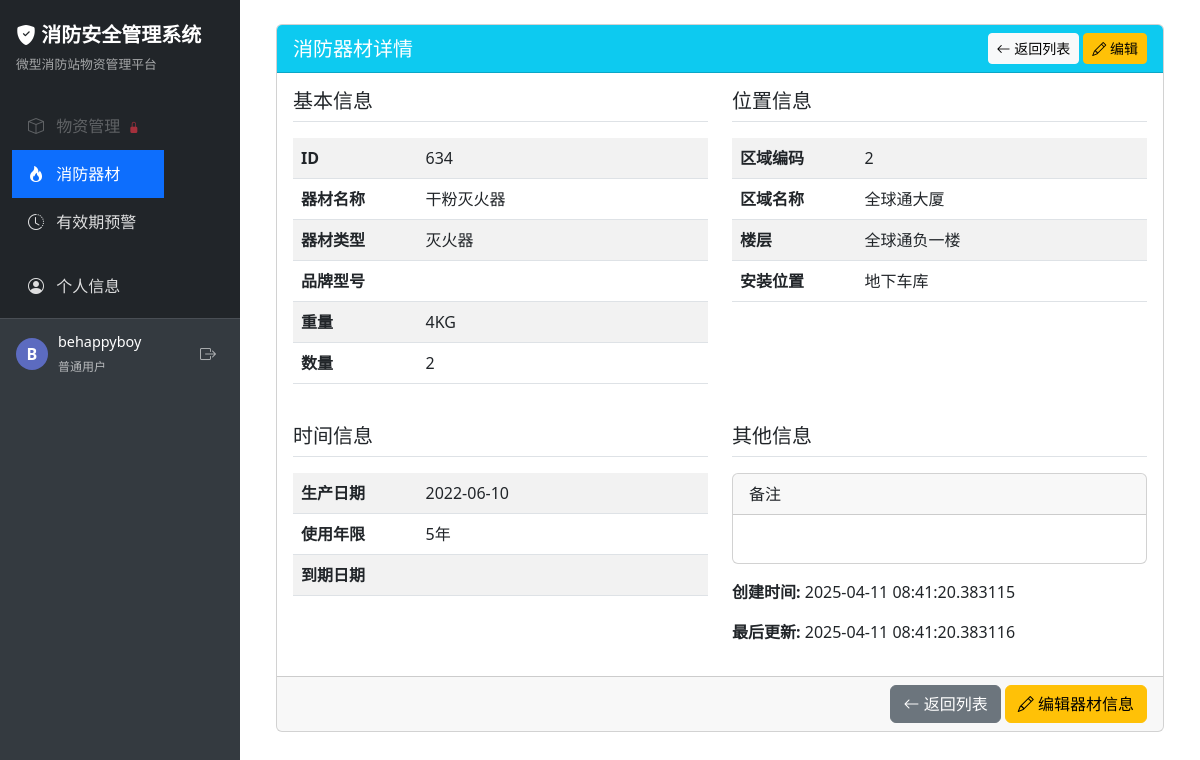
The app's page /equipment/detail/634 (signed in) with its own data.
### app/models/user.py (models this page shows, shortened)
class User(UserMixin, db.Model):
    __tablename__ = 'user'
    id = db.Column(db.Integer, primary_key=True)
    username = db.Column(db.String(80), unique=True, nullable=False)
    password_hash = db.Column(db.String(256), nullable=False)
    role = db.Column(db.String(20), default='user')  # admin 或 user
    is_active = db.Column(db.Boolean, default=True)  # 账号是否启用
    email = db.Column(db.String(120))  # 添加邮箱字段

### app/models/equipment.py (models this page shows, shortened)
class FireEquipment(db.Model):
    __tablename__ = 'fire_equipment'
    id = db.Column(db.Integer, primary_key=True)
    area_code = db.Column(db.Integer, nullable=False)  # 设备区域编码
    area_name = db.Column(db.String(50), nullable=True)   # 设备区域名称
    installation_floor = db.Column(db.String(50), nullable=False)  #楼层
    installation_location = db.Column(db.String(200), nullable=False)  # 安装位置
    equipment_type = db.Column(db.String(50), nullable=False)     # 器材类型
    equipment_name = db.Column(db.String(100), nullable=False)  # 器材名称
    model = db.Column(db.String(100), nullable=False)             # 品牌型号
    weight = db.Column(db.String(30), nullable=False)                  #重量
    quantity = db.Column(db.Integer, nullable=True)                  # 数量
    production_date = db.Column(db.Date, nullable=True)          # 生产日期
    service_life = db.Column(db.String(30), nullable=False)        #使用年限
    expiration_date = db.Column(db.String(50), nullable=False)        # 到期日期
    remark = db.Column(db.Text, nullable=False)                   # 备注
    created_at = db.Column(db.DateTime, default=datetime.utcnow) # 创建时间
    updated_at = db.Column(db.DateTime, default=datetime.utcnow,
                           onupdate=datetime.utcnow)             # 更新时间

### app/routes/equipment.py (the view)
@equipment_bp.route('/detail/<int:equipment_id>')
@login_required
def detail(equipment_id):
    try:
        equipment = FireEquipment.query.get_or_404(equipment_id)
        if current_user.role != 'admin':
            permission = Permission.query.filter_by(
                user_id=current_user.id,
                area_id=str(equipment.area_code),
                operation_type='灭火器和呼吸器',
                can_view=True
            ).first()
            if not permission:
                flash('您没有权限查看此消防器材详情', 'danger')
                return redirect(url_for('equipment.index'))
        return render_template('equipment/detail.html', equipment=equipment)
    except Exception as e:
        flash(f'查看器材详情时出错: {str(e)}', 'danger')
        return redirect(url_for('equipment.index'))

### app/templates/equipment/detail.html (shortened to what this page needs)
{% extends 'base.html' %}
{% block content %}
<div class="container">
    <div class="row">
        <div class="col-md-12">
            <div class="card">
                <div class="card-header bg-info text-white d-flex justify-content-between align-items-center">
                    <h5 class="card-title mb-0">消防器材详情</h5>
                    <div>
                        <a href="{{ url_for('equipment.index') }}" class="btn btn-sm btn-light">
                            <i class="bi bi-arrow-left"></i> 返回列表
                        </a>
                        <a href="{{ url_for('equipment.edit', equipment_id=equipment.id) }}" class="btn btn-sm btn-warning">
                            <i class="bi bi-pencil"></i> 编辑
                        </a>
                    </div>
                </div>
                <div class="card-body">
                    <div class="row mb-4">
                        <div class="col-md-6">
                            <h5 class="border-bottom pb-2 mb-3">基本信息</h5>
                            <table class="table table-striped">
                                <tbody>
                                    <tr>
                                        <th width="30%">ID</th>
                                        <td>{{ equipment.id }}</td>
                                    </tr>
                                    <tr>
                                        <th>器材名称</th>
                                        <td>{{ equipment.equipment_name }}</td>
                                    </tr>
                                    <tr>
                                        <th>器材类型</th>
                                        <td>{{ equipment.equipment_type }}</td>
                                    </tr>
                                    <tr>
                                        <th>品牌型号</th>
                                        <td>{{ equipment.model }}</td>
                                    </tr>
                                    <tr>
                                        <th>重量</th>
                                        <td>{{ equipment.weight }}</td>
                                    </tr>
                                    <tr>
                                        <th>数量</th>
                                        <td>{{ equipment.quantity }}</td>
                                    </tr>
                                </tbody>
                            </table>
                        </div>
                        <div class="col-md-6">
                            <h5 class="border-bottom pb-2 mb-3">位置信息</h5>
                            <table class="table table-striped">
                                <tbody>
                                    <tr>
                                        <th width="30%">区域编码</th>
                                        <td>{{ equipment.area_code }}</td>
                                    </tr>
                                    <tr>
                                        <th>区域名称</th>
                                        <td>{{ equipment.area_name }}</td>
                                    </tr>
                                    <tr>
                                        <th>楼层</th>
                                        <td>{{ equipment.installation_floor }}</td>
                                    </tr>
                                    <tr>
                                        <th>安装位置</th>
                                        <td>{{ equipment.installation_location }}</td>
                                    </tr>
                                </tbody>
                            </table>
                        </div>
                    </div>
                    <div class="row">
                        <div class="col-md-6">
                            <h5 class="border-bottom pb-2 mb-3">时间信息</h5>
                            <table class="table table-striped">
                                <tbody>
                                    <tr>
                                        <th width="30%">生产日期</th>
                                        <td>{{ equipment.production_date }}</td>
                                    </tr>
                                    <tr>
                                        <th>使用年限</th>
                                        <td>{{ equipment.service_life }}</td>
                                    </tr>
                                    <tr>
                                        <th>到期日期</th>
                                        <td>
                                        </td>
                                    </tr>
                                </tbody>
                            </table>
                        </div>
                        <div class="col-md-6">
                            <h5 class="border-bottom pb-2 mb-3">其他信息</h5>
                            <div class="card">
                                <div class="card-header">备注</div>
                                <div class="card-body">
                                </div>
                            </div>
                            <div class="mt-3">
                                <p><strong>创建时间:</strong> {{ equipment.created_at }}</p>
                                <p><strong>最后更新:</strong> {{ equipment.updated_at }}</p>
                            </div>
                        </div>
                    </div>
                </div>
                <div class="card-footer text-end">
                    <a href="{{ url_for('equipment.index') }}" class="btn btn-secondary">
                        <i class="bi bi-arrow-left"></i> 返回列表
                    </a>
                    <a href="{{ url_for('equipment.edit', equipment_id=equipment.id) }}" class="btn btn-warning">
                        <i class="bi bi-pencil"></i> 编辑器材信息
                    </a>
                </div>
            </div>
        </div>
    </div>
</div>
{% endblock %}

### app/templates/base.html (shortened to what this page needs)
<!DOCTYPE html>
<html lang="zh-CN">
<head>
    <link href="https://cdn.jsdelivr.net/npm/bootstrap@5.3.0/dist/css/bootstrap.min.css" rel="stylesheet">
    <link href="https://cdn.jsdelivr.net/npm/bootstrap-icons@1.11.0/font/bootstrap-icons.css" rel="stylesheet">
</head>
<body>
    <div class="wrapper">
        <nav class="sidebar" id="sidebar">
            <div class="sidebar-header">
                <a href="{{ url_for('index') }}">
                    <i class="bi bi-shield-fill-check"></i> 消防安全管理系统
                </a>
                <div class="subtitle">微型消防站物资管理平台</div>
            </div>
            <div class="sidebar-nav">
                <nav class="navbar navbar-dark bg-dark">
                    <div class="container-fluid">
                        <ul class="navbar-nav">
                            <li class="nav-item">
                                <a class="nav-link {% if request.path.startswith('/station') %}active{% endif %}
                                          {% if not user_permissions_by_type.micro_station and current_user.role != 'admin' %}no-permission{% endif %}"
                                   href="{{ url_for('station.index') }}"
                                   {% if not user_permissions_by_type.micro_station and current_user.role != 'admin' %}
                                   onclick="showNoPermissionAlert(event, '微型站物资管理')"
                                   {% endif %}>
                                    <i class="bi bi-box"></i> 物资管理
                                    {% if not user_permissions_by_type.micro_station and current_user.role != 'admin' %}
                                    <i class="bi bi-lock-fill ms-1 text-danger small"></i>
                                    {% endif %}
                                </a>
                            </li>
                            <li class="nav-item">
                                <a class="nav-link {% if request.path.startswith('/equipment') %}active{% endif %}
                                          {% if not user_permissions_by_type.fire_equipment and current_user.role != 'admin' %}no-permission{% endif %}"
                                   href="{{ url_for('equipment.index') }}"
                                   >
                                    <i class="bi bi-fire"></i> 消防器材
                                </a>
                            </li>
                            <li class="nav-item">
                                <a class="nav-link {% if request.path == '/admin/expiry_alert' %}active{% endif %}
                                          {% if not can_view_expiry_alert %}no-permission{% endif %}"
                                   href="{{ url_for('admin.expiry_alert') }}"
                                   >
                                    <i class="bi bi-clock-history"></i> 有效期预警
                                </a>
                            </li>
                            <li class="nav-item mt-3">
                                <a class="nav-link {% if request.path == '/auth/my_account' %}active{% endif %}" href="{{ url_for('auth.my_account') }}">
                                    <i class="bi bi-person-circle"></i> 个人信息
                                </a>
                            </li>
                        </ul>
                    </div>
                </nav>
            </div>
            {% if current_user.is_authenticated %}
            <div class="user-info mt-auto">
                <div class="user-avatar">
                    {{ current_user.username[0].upper() }}
                </div>
                <div class="user-details">
                    <p class="user-name">{{ current_user.username }}</p>
                    <span class="user-role">
                        {% if current_user.role == 'admin' %}管理员{% else %}普通用户{% endif %}
                    </span>
                </div>
                <a href="{{ url_for('auth.logout') }}" class="logout-btn" title="退出登录">
                    <i class="bi bi-box-arrow-right"></i>
                </a>
            </div>
            {% else %}
            <div class="mt-auto p-3">
                <a href="{{ url_for('auth.login') }}" class="btn btn-outline-light btn-sm w-100">
                    <i class="bi bi-box-arrow-in-right me-1"></i> 登录
                </a>
            </div>
            {% endif %}
        </nav>
        <main class="content">
            {% block content %}{% endblock %}
        </main>
    </div>
</body>
</html>

### app/templates/base.html (style rules this page uses)
body { min-height: 100vh; display: flex; flex-direction: column; }
.wrapper { display: flex; flex: 1; }
.sidebar { width: 240px; min-height: 100vh; background-color: #343a40; color: #fff; position: fixed; left: 0; top: 0; bottom: 0; z-index: 1000; padding-top: 0; overflow-y: auto; transition: all 0.3s; }
.sidebar .sidebar-header { padding: 1.25rem 1rem; background-color: #212529; }
.sidebar .sidebar-header a { color: #fff; text-decoration: none; font-size: 1.25rem; font-weight: bold; }
.sidebar .sidebar-header .subtitle { color: rgba(255,255,255,0.6); font-size: 0.8rem; margin-top: 5px; }
.sidebar .nav-link { color: rgba(255, 255, 255, 0.85); padding: 0.75rem 1rem; font-size: 1rem; border-radius: 0; transition: all 0.2s; }
.sidebar .nav-link.active { color: #fff; background-color: #0d6efd; }
.sidebar .nav-link i { margin-right: 8px; width: 18px; text-align: center; }
main.content { margin-left: 240px; flex: 1; padding: 1.5rem; transition: all 0.3s; }
.user-info { display: flex; align-items: center; padding: 0.75rem 1rem; border-top: 1px solid rgba(255,255,255,0.1); margin-top: auto; }
.user-avatar { width: 32px; height: 32px; border-radius: 50%; background-color: #5c6bc0; color: #fff; display: flex; align-items: center; justify-content: center; font-weight: bold; margin-right: 10px; }
.user-details { flex-grow: 1; }
.user-name { font-weight: 500; color: #fff; margin-bottom: 0; font-size: 0.9rem; }
.user-role { font-size: 0.75rem; color: rgba(255,255,255,0.65); }
.logout-btn { width: 32px; height: 32px; background: none; border: none; color: rgba(255,255,255,0.6); display: flex; align-items: center; justify-content: center; border-radius: 4px; padding: 0; }
.sidebar .nav-link.no-permission { color: rgba(255, 255, 255, 0.4) !important; opacity: 0.7; cursor: not-allowed; }
.sidebar .nav-link.no-permission i.bi-lock-fill { font-size: 0.7rem; vertical-align: middle; }

### records on screen
User: username "B", username "behappyboy"
FireEquipment: id "634", equipment_name "干粉灭火器", equipment_type "灭火器", weight "4KG", quantity "2", area_code "2", area_name "全球通大厦", installation_floor "全球通负一楼", installation_location "地下车库", production_date "2022-06-10", service_life "5年", created_at "2025-04-11 08:41:20.383115", updated_at "2025-04-11 08:41:20.383116"
